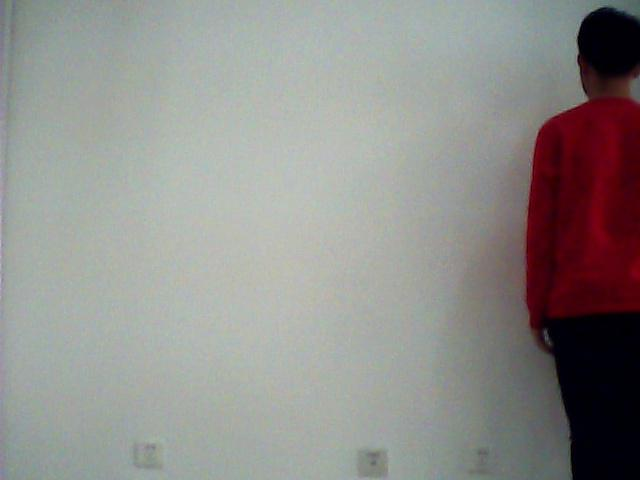
#> input picture images_prepare_process/test_Tools/useful_frames_rename_and_sort/useful_frames_with_index_sorted/0.jpg, 640 x 480 px
$ python -i test_person_portion_using_upanddown.py   (imports and definitions only)
#> lines starting #> are read from the running program, lines starting #| are printed output that depends on the picture; after the words box and inside, x2 and y2 are one past the last pixel; in counts of white or black regions, pixels touching at a corner belong together

import cv2
import os
import numpy as np
import json
import MySQLdb
import pickle
import conf


IP = conf.IP
PORT = conf.PORT
USER_NAME = conf.USER_NAME
PASSWD = conf.PASSWD
pretrain_DATABASE = conf.pretrain_DATABASE
TABLENAME = conf.TABLENAME

lower_shang = conf.lower_shang
upper_shang = conf.upper_shang

total_sequences_num = conf.sequences_num

root_dir = os.getcwd() + '/useful_frames_with_index_sorted/'
# [2 lines that did not run here, left out]

def resize_and_get_mask(image):
    frm_hsv = cv2.cvtColor(cv2.resize(image, (80, 60)), cv2.COLOR_BGR2HSV)
    mask_shang = cv2.inRange(frm_hsv, lower_shang, upper_shang)
    #mask_xia = cv2.inRange(frm_hsv, lower_xia, upper_xia)
    #mask_full = mask_shang + mask_xia  # 1-channel image
    mask_full = mask_shang
    return mask_full


def resize_and_get_hsv(image):
    frm_hsv = cv2.cvtColor(cv2.resize(image, (80, 60)), cv2.COLOR_BGR2HSV)
    return frm_hsv


# [64 lines left out: function action_label, not called in this run]


# [7 lines not run here, left out]

>>> import cv2
>>> picture = cv2.imread('test_Tools/useful_frames_rename_and_sort/useful_frames_with_index_sorted/0.jpg')
#> picture is the input picture: shape (480, 640, 3); mean B, G, R 139.7, 142.7, 144.1
>>> result = resize_and_get_mask(picture)
#> in resize_and_get_mask, `frm_hsv = cv2.cvtColor(cv2.resize(image, (80, 60)), cv2.COLOR_BGR2HSV)`: frm_hsv: shape (60, 80, 3); mean H, S, V 74.3, 43.9, 149.9
#> in resize_and_get_mask, `mask_shang = cv2.inRange(frm_hsv, lower_shang, upper_shang)`:
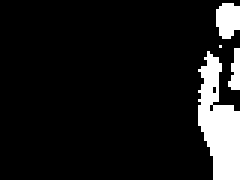
#> mask_shang: shape (60, 80) (shown 3 times larger); 10.2% white; 4 white regions (1 under 20 px), largest, box (x1, y1, x2, y2) and area: (66, 17, 80, 60) 372, (72, 1, 80, 13) 79, (76, 16, 80, 30) 38
